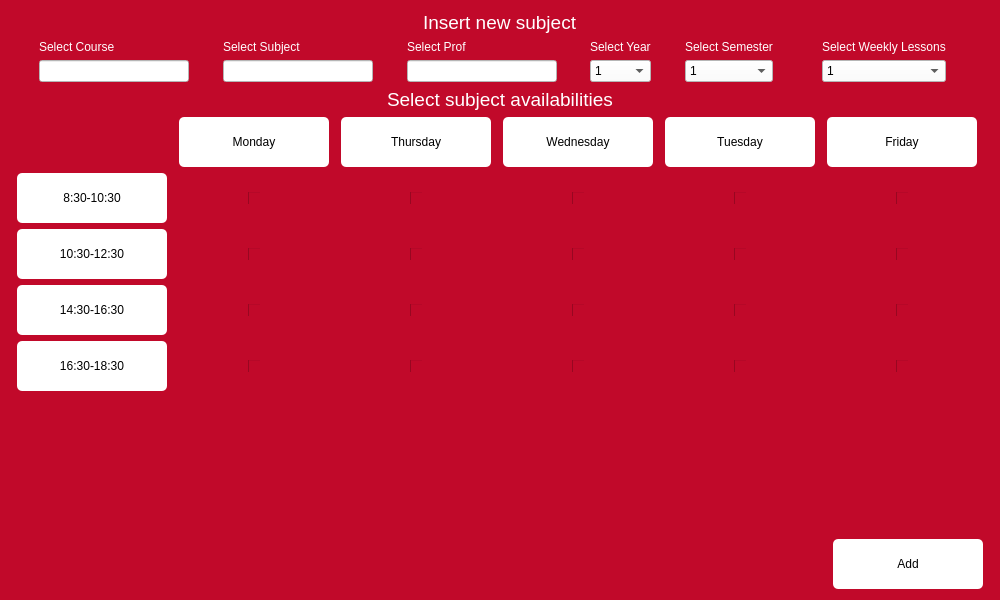
<?xml version="1.0" encoding="UTF-8"?>
<ui version="4.0">
 <class>SubjectsList</class>
 <widget class="QWidget" name="SubjectsList">
  <property name="geometry">
   <rect>
    <x>0</x>
    <y>0</y>
    <width>1000</width>
    <height>600</height>
   </rect>
  </property>
  <property name="minimumSize">
   <size>
    <width>1000</width>
    <height>600</height>
   </size>
  </property>
  <property name="maximumSize">
   <size>
    <width>1000</width>
    <height>600</height>
   </size>
  </property>
  <property name="windowTitle">
   <string>Subjects List</string>
  </property>
  <property name="windowIcon">
   <iconset>
    <normaloff>padre-pio.jpg</normaloff>padre-pio.jpg</iconset>
  </property>
  <property name="styleSheet">
   <string notr="true">background-color: rgb(193, 9, 42);
alternate-background-color: rgb(255, 255, 255);
</string>
  </property>
  <layout class="QGridLayout" name="gridLayout_2">
   <item row="0" column="0" colspan="2">
    <layout class="QHBoxLayout" name="horizontalLayout">
     <item>
      <spacer name="horizontalSpacer">
       <property name="orientation">
        <enum>Qt::Horizontal</enum>
       </property>
       <property name="sizeHint" stdset="0">
        <size>
         <width>40</width>
         <height>20</height>
        </size>
       </property>
      </spacer>
     </item>
     <item>
      <layout class="QVBoxLayout" name="verticalLayout_2">
       <property name="sizeConstraint">
        <enum>QLayout::SetMinAndMaxSize</enum>
       </property>
       <item>
        <widget class="QLabel" name="label">
         <property name="sizePolicy">
          <sizepolicy hsizetype="Preferred" vsizetype="Fixed">
           <horstretch>0</horstretch>
           <verstretch>0</verstretch>
          </sizepolicy>
         </property>
         <property name="font">
          <font>
           <pointsize>14</pointsize>
          </font>
         </property>
         <property name="styleSheet">
          <string notr="true">color: rgb(255, 255, 255);</string>
         </property>
         <property name="text">
          <string>Insert new subject</string>
         </property>
        </widget>
       </item>
      </layout>
     </item>
     <item>
      <spacer name="horizontalSpacer_2">
       <property name="orientation">
        <enum>Qt::Horizontal</enum>
       </property>
       <property name="sizeHint" stdset="0">
        <size>
         <width>40</width>
         <height>20</height>
        </size>
       </property>
      </spacer>
     </item>
     <item>
      <layout class="QVBoxLayout" name="verticalLayout_3"/>
     </item>
     <item>
      <layout class="QVBoxLayout" name="verticalLayout_4"/>
     </item>
    </layout>
   </item>
   <item row="1" column="0" colspan="2">
    <layout class="QHBoxLayout" name="horizontalLayout_2">
     <item>
      <spacer name="horizontalSpacer_4">
       <property name="orientation">
        <enum>Qt::Horizontal</enum>
       </property>
       <property name="sizeHint" stdset="0">
        <size>
         <width>40</width>
         <height>20</height>
        </size>
       </property>
      </spacer>
     </item>
     <item>
      <layout class="QVBoxLayout" name="verticalLayout_5">
       <property name="sizeConstraint">
        <enum>QLayout::SetMinAndMaxSize</enum>
       </property>
       <item>
        <widget class="QLabel" name="label_2">
         <property name="sizePolicy">
          <sizepolicy hsizetype="Preferred" vsizetype="Fixed">
           <horstretch>0</horstretch>
           <verstretch>0</verstretch>
          </sizepolicy>
         </property>
         <property name="styleSheet">
          <string notr="true">color: rgb(255, 255, 255);</string>
         </property>
         <property name="text">
          <string>Select Course</string>
         </property>
        </widget>
       </item>
       <item>
        <widget class="QLineEdit" name="new_course">
         <property name="minimumSize">
          <size>
           <width>150</width>
           <height>0</height>
          </size>
         </property>
         <property name="styleSheet">
          <string notr="true">background-color: rgb(255, 255, 255);</string>
         </property>
        </widget>
       </item>
      </layout>
     </item>
     <item>
      <spacer name="horizontalSpacer_9">
       <property name="orientation">
        <enum>Qt::Horizontal</enum>
       </property>
       <property name="sizeHint" stdset="0">
        <size>
         <width>40</width>
         <height>20</height>
        </size>
       </property>
      </spacer>
     </item>
     <item>
      <layout class="QVBoxLayout" name="verticalLayout_8">
       <property name="sizeConstraint">
        <enum>QLayout::SetMinAndMaxSize</enum>
       </property>
       <item>
        <widget class="QLabel" name="label_5">
         <property name="sizePolicy">
          <sizepolicy hsizetype="Preferred" vsizetype="Fixed">
           <horstretch>0</horstretch>
           <verstretch>0</verstretch>
          </sizepolicy>
         </property>
         <property name="styleSheet">
          <string notr="true">color: rgb(255, 255, 255);</string>
         </property>
         <property name="text">
          <string>Select Subject</string>
         </property>
        </widget>
       </item>
       <item>
        <widget class="QLineEdit" name="new_subject">
         <property name="minimumSize">
          <size>
           <width>150</width>
           <height>0</height>
          </size>
         </property>
         <property name="styleSheet">
          <string notr="true">background-color: rgb(255, 255, 255);</string>
         </property>
        </widget>
       </item>
      </layout>
     </item>
     <item>
      <spacer name="horizontalSpacer_10">
       <property name="orientation">
        <enum>Qt::Horizontal</enum>
       </property>
       <property name="sizeHint" stdset="0">
        <size>
         <width>40</width>
         <height>20</height>
        </size>
       </property>
      </spacer>
     </item>
     <item>
      <layout class="QVBoxLayout" name="verticalLayout_9">
       <property name="sizeConstraint">
        <enum>QLayout::SetMinAndMaxSize</enum>
       </property>
       <item>
        <widget class="QLabel" name="label_6">
         <property name="sizePolicy">
          <sizepolicy hsizetype="Preferred" vsizetype="Fixed">
           <horstretch>0</horstretch>
           <verstretch>0</verstretch>
          </sizepolicy>
         </property>
         <property name="styleSheet">
          <string notr="true">color: rgb(255, 255, 255);</string>
         </property>
         <property name="text">
          <string>Select Prof</string>
         </property>
        </widget>
       </item>
       <item>
        <widget class="QLineEdit" name="new_prof">
         <property name="minimumSize">
          <size>
           <width>150</width>
           <height>0</height>
          </size>
         </property>
         <property name="styleSheet">
          <string notr="true">background-color: rgb(255, 255, 255);</string>
         </property>
        </widget>
       </item>
      </layout>
     </item>
     <item>
      <spacer name="horizontalSpacer_13">
       <property name="orientation">
        <enum>Qt::Horizontal</enum>
       </property>
       <property name="sizeHint" stdset="0">
        <size>
         <width>40</width>
         <height>20</height>
        </size>
       </property>
      </spacer>
     </item>
     <item>
      <layout class="QVBoxLayout" name="verticalLayout_7">
       <item>
        <widget class="QLabel" name="label_4">
         <property name="sizePolicy">
          <sizepolicy hsizetype="Preferred" vsizetype="Maximum">
           <horstretch>0</horstretch>
           <verstretch>0</verstretch>
          </sizepolicy>
         </property>
         <property name="styleSheet">
          <string notr="true">color: rgb(255, 255, 255);</string>
         </property>
         <property name="text">
          <string>Select Year</string>
         </property>
        </widget>
       </item>
       <item>
        <widget class="QComboBox" name="new_year">
         <property name="sizePolicy">
          <sizepolicy hsizetype="Preferred" vsizetype="Maximum">
           <horstretch>0</horstretch>
           <verstretch>0</verstretch>
          </sizepolicy>
         </property>
         <property name="styleSheet">
          <string notr="true">background-color: rgb(255, 255, 255);</string>
         </property>
         <item>
          <property name="text">
           <string>1</string>
          </property>
         </item>
         <item>
          <property name="text">
           <string>2</string>
          </property>
         </item>
         <item>
          <property name="text">
           <string>3</string>
          </property>
         </item>
         <item>
          <property name="text">
           <string>4</string>
          </property>
         </item>
         <item>
          <property name="text">
           <string>5</string>
          </property>
         </item>
         <item>
          <property name="text">
           <string>6</string>
          </property>
         </item>
        </widget>
       </item>
      </layout>
     </item>
     <item>
      <spacer name="horizontalSpacer_11">
       <property name="orientation">
        <enum>Qt::Horizontal</enum>
       </property>
       <property name="sizeHint" stdset="0">
        <size>
         <width>40</width>
         <height>20</height>
        </size>
       </property>
      </spacer>
     </item>
     <item>
      <layout class="QVBoxLayout" name="verticalLayout_10">
       <item>
        <widget class="QLabel" name="label_7">
         <property name="sizePolicy">
          <sizepolicy hsizetype="Preferred" vsizetype="Maximum">
           <horstretch>0</horstretch>
           <verstretch>0</verstretch>
          </sizepolicy>
         </property>
         <property name="styleSheet">
          <string notr="true">color: rgb(255, 255, 255);</string>
         </property>
         <property name="text">
          <string>Select Semester</string>
         </property>
        </widget>
       </item>
       <item>
        <widget class="QComboBox" name="new_semester">
         <property name="sizePolicy">
          <sizepolicy hsizetype="Preferred" vsizetype="Maximum">
           <horstretch>0</horstretch>
           <verstretch>0</verstretch>
          </sizepolicy>
         </property>
         <property name="styleSheet">
          <string notr="true">background-color: rgb(255, 255, 255);</string>
         </property>
         <item>
          <property name="text">
           <string>1</string>
          </property>
         </item>
         <item>
          <property name="text">
           <string>2</string>
          </property>
         </item>
        </widget>
       </item>
      </layout>
     </item>
     <item>
      <spacer name="horizontalSpacer_12">
       <property name="orientation">
        <enum>Qt::Horizontal</enum>
       </property>
       <property name="sizeHint" stdset="0">
        <size>
         <width>55</width>
         <height>20</height>
        </size>
       </property>
      </spacer>
     </item>
     <item>
      <layout class="QVBoxLayout" name="verticalLayout_11">
       <item>
        <widget class="QLabel" name="label_8">
         <property name="sizePolicy">
          <sizepolicy hsizetype="Preferred" vsizetype="Maximum">
           <horstretch>0</horstretch>
           <verstretch>0</verstretch>
          </sizepolicy>
         </property>
         <property name="styleSheet">
          <string notr="true">color: rgb(255, 255, 255);</string>
         </property>
         <property name="text">
          <string>Select Weekly Lessons</string>
         </property>
        </widget>
       </item>
       <item>
        <widget class="QComboBox" name="new_weekly_lessons">
         <property name="sizePolicy">
          <sizepolicy hsizetype="Preferred" vsizetype="Maximum">
           <horstretch>0</horstretch>
           <verstretch>0</verstretch>
          </sizepolicy>
         </property>
         <property name="styleSheet">
          <string notr="true">background-color: rgb(255, 255, 255);</string>
         </property>
         <item>
          <property name="text">
           <string>1</string>
          </property>
         </item>
         <item>
          <property name="text">
           <string>2</string>
          </property>
         </item>
         <item>
          <property name="text">
           <string>3</string>
          </property>
         </item>
         <item>
          <property name="text">
           <string>4</string>
          </property>
         </item>
        </widget>
       </item>
      </layout>
     </item>
     <item>
      <spacer name="horizontalSpacer_14">
       <property name="orientation">
        <enum>Qt::Horizontal</enum>
       </property>
       <property name="sizeHint" stdset="0">
        <size>
         <width>55</width>
         <height>20</height>
        </size>
       </property>
      </spacer>
     </item>
    </layout>
   </item>
   <item row="2" column="0" colspan="2">
    <layout class="QHBoxLayout" name="horizontalLayout_3">
     <item>
      <spacer name="horizontalSpacer_15">
       <property name="orientation">
        <enum>Qt::Horizontal</enum>
       </property>
       <property name="sizeHint" stdset="0">
        <size>
         <width>40</width>
         <height>20</height>
        </size>
       </property>
      </spacer>
     </item>
     <item>
      <layout class="QVBoxLayout" name="verticalLayout_6">
       <property name="sizeConstraint">
        <enum>QLayout::SetMinAndMaxSize</enum>
       </property>
       <item>
        <widget class="QLabel" name="label_3">
         <property name="sizePolicy">
          <sizepolicy hsizetype="Preferred" vsizetype="Fixed">
           <horstretch>0</horstretch>
           <verstretch>0</verstretch>
          </sizepolicy>
         </property>
         <property name="font">
          <font>
           <pointsize>14</pointsize>
          </font>
         </property>
         <property name="styleSheet">
          <string notr="true">color: rgb(255, 255, 255);</string>
         </property>
         <property name="text">
          <string>Select subject availabilities</string>
         </property>
        </widget>
       </item>
      </layout>
     </item>
     <item>
      <spacer name="horizontalSpacer_16">
       <property name="orientation">
        <enum>Qt::Horizontal</enum>
       </property>
       <property name="sizeHint" stdset="0">
        <size>
         <width>40</width>
         <height>20</height>
        </size>
       </property>
      </spacer>
     </item>
     <item>
      <layout class="QVBoxLayout" name="verticalLayout_12"/>
     </item>
     <item>
      <layout class="QVBoxLayout" name="verticalLayout_13"/>
     </item>
    </layout>
   </item>
   <item row="3" column="0" colspan="2">
    <layout class="QGridLayout" name="gridLayout">
     <item row="0" column="1">
      <widget class="QLabel" name="label_13">
       <property name="minimumSize">
        <size>
         <width>150</width>
         <height>50</height>
        </size>
       </property>
       <property name="maximumSize">
        <size>
         <width>150</width>
         <height>50</height>
        </size>
       </property>
       <property name="styleSheet">
        <string notr="true">background-color: rgb(255, 255, 255);
border-radius: 5px;</string>
       </property>
       <property name="text">
        <string>Monday</string>
       </property>
       <property name="alignment">
        <set>Qt::AlignCenter</set>
       </property>
      </widget>
     </item>
     <item row="0" column="3">
      <widget class="QLabel" name="label_15">
       <property name="minimumSize">
        <size>
         <width>150</width>
         <height>50</height>
        </size>
       </property>
       <property name="maximumSize">
        <size>
         <width>150</width>
         <height>50</height>
        </size>
       </property>
       <property name="styleSheet">
        <string notr="true">background-color: rgb(255, 255, 255);
border-radius: 5px;</string>
       </property>
       <property name="text">
        <string>Wednesday</string>
       </property>
       <property name="alignment">
        <set>Qt::AlignCenter</set>
       </property>
      </widget>
     </item>
     <item row="0" column="2">
      <widget class="QLabel" name="label_14">
       <property name="minimumSize">
        <size>
         <width>150</width>
         <height>50</height>
        </size>
       </property>
       <property name="maximumSize">
        <size>
         <width>150</width>
         <height>50</height>
        </size>
       </property>
       <property name="styleSheet">
        <string notr="true">background-color: rgb(255, 255, 255);
border-radius: 5px;</string>
       </property>
       <property name="text">
        <string>Thursday</string>
       </property>
       <property name="alignment">
        <set>Qt::AlignCenter</set>
       </property>
      </widget>
     </item>
     <item row="0" column="4">
      <widget class="QLabel" name="label_16">
       <property name="minimumSize">
        <size>
         <width>150</width>
         <height>50</height>
        </size>
       </property>
       <property name="maximumSize">
        <size>
         <width>150</width>
         <height>50</height>
        </size>
       </property>
       <property name="styleSheet">
        <string notr="true">background-color: rgb(255, 255, 255);
border-radius: 5px;</string>
       </property>
       <property name="text">
        <string>Tuesday</string>
       </property>
       <property name="alignment">
        <set>Qt::AlignCenter</set>
       </property>
      </widget>
     </item>
     <item row="0" column="5">
      <widget class="QLabel" name="label_18">
       <property name="minimumSize">
        <size>
         <width>150</width>
         <height>50</height>
        </size>
       </property>
       <property name="maximumSize">
        <size>
         <width>150</width>
         <height>50</height>
        </size>
       </property>
       <property name="styleSheet">
        <string notr="true">background-color: rgb(255, 255, 255);
border-radius: 5px;</string>
       </property>
       <property name="text">
        <string>Friday</string>
       </property>
       <property name="alignment">
        <set>Qt::AlignCenter</set>
       </property>
      </widget>
     </item>
     <item row="3" column="3">
      <layout class="QHBoxLayout" name="horizontalLayout_11">
       <item>
        <widget class="QCheckBox" name="mer_3">
         <property name="maximumSize">
          <size>
           <width>12</width>
           <height>12</height>
          </size>
         </property>
         <property name="text">
          <string/>
         </property>
         <property name="tristate">
          <bool>false</bool>
         </property>
        </widget>
       </item>
      </layout>
     </item>
     <item row="2" column="2">
      <layout class="QHBoxLayout" name="horizontalLayout_8">
       <item>
        <widget class="QCheckBox" name="mar_2">
         <property name="maximumSize">
          <size>
           <width>12</width>
           <height>12</height>
          </size>
         </property>
         <property name="text">
          <string/>
         </property>
         <property name="tristate">
          <bool>false</bool>
         </property>
        </widget>
       </item>
      </layout>
     </item>
     <item row="1" column="2">
      <layout class="QHBoxLayout" name="horizontalLayout_7">
       <item>
        <widget class="QCheckBox" name="mar_1">
         <property name="maximumSize">
          <size>
           <width>12</width>
           <height>12</height>
          </size>
         </property>
         <property name="text">
          <string/>
         </property>
         <property name="tristate">
          <bool>false</bool>
         </property>
        </widget>
       </item>
      </layout>
     </item>
     <item row="1" column="4">
      <layout class="QHBoxLayout" name="horizontalLayout_14">
       <item>
        <widget class="QCheckBox" name="gio_1">
         <property name="maximumSize">
          <size>
           <width>12</width>
           <height>12</height>
          </size>
         </property>
         <property name="text">
          <string/>
         </property>
         <property name="tristate">
          <bool>false</bool>
         </property>
        </widget>
       </item>
      </layout>
     </item>
     <item row="1" column="5">
      <layout class="QHBoxLayout" name="horizontalLayout_17">
       <item>
        <widget class="QCheckBox" name="ven_1">
         <property name="maximumSize">
          <size>
           <width>12</width>
           <height>12</height>
          </size>
         </property>
         <property name="text">
          <string/>
         </property>
         <property name="tristate">
          <bool>false</bool>
         </property>
        </widget>
       </item>
      </layout>
     </item>
     <item row="3" column="2">
      <layout class="QHBoxLayout" name="horizontalLayout_9">
       <item>
        <widget class="QCheckBox" name="mar_3">
         <property name="maximumSize">
          <size>
           <width>12</width>
           <height>12</height>
          </size>
         </property>
         <property name="text">
          <string/>
         </property>
         <property name="tristate">
          <bool>false</bool>
         </property>
        </widget>
       </item>
      </layout>
     </item>
     <item row="2" column="5">
      <layout class="QHBoxLayout" name="horizontalLayout_16">
       <item>
        <widget class="QCheckBox" name="ven_2">
         <property name="maximumSize">
          <size>
           <width>12</width>
           <height>12</height>
          </size>
         </property>
         <property name="text">
          <string/>
         </property>
         <property name="tristate">
          <bool>false</bool>
         </property>
        </widget>
       </item>
      </layout>
     </item>
     <item row="2" column="4">
      <layout class="QHBoxLayout" name="horizontalLayout_15">
       <item>
        <widget class="QCheckBox" name="gio_2">
         <property name="maximumSize">
          <size>
           <width>12</width>
           <height>12</height>
          </size>
         </property>
         <property name="text">
          <string/>
         </property>
         <property name="tristate">
          <bool>false</bool>
         </property>
        </widget>
       </item>
      </layout>
     </item>
     <item row="1" column="3">
      <layout class="QHBoxLayout" name="horizontalLayout_10">
       <item>
        <widget class="QCheckBox" name="mer_1">
         <property name="maximumSize">
          <size>
           <width>12</width>
           <height>12</height>
          </size>
         </property>
         <property name="text">
          <string/>
         </property>
         <property name="tristate">
          <bool>false</bool>
         </property>
        </widget>
       </item>
      </layout>
     </item>
     <item row="1" column="1">
      <layout class="QHBoxLayout" name="horizontalLayout_4">
       <item>
        <widget class="QCheckBox" name="lun_1">
         <property name="maximumSize">
          <size>
           <width>12</width>
           <height>12</height>
          </size>
         </property>
         <property name="text">
          <string/>
         </property>
         <property name="tristate">
          <bool>false</bool>
         </property>
        </widget>
       </item>
      </layout>
     </item>
     <item row="3" column="4">
      <layout class="QHBoxLayout" name="horizontalLayout_13">
       <item>
        <widget class="QCheckBox" name="gio_3">
         <property name="maximumSize">
          <size>
           <width>12</width>
           <height>12</height>
          </size>
         </property>
         <property name="text">
          <string/>
         </property>
         <property name="tristate">
          <bool>false</bool>
         </property>
        </widget>
       </item>
      </layout>
     </item>
     <item row="2" column="1">
      <layout class="QHBoxLayout" name="horizontalLayout_5">
       <item>
        <widget class="QCheckBox" name="lun_2">
         <property name="maximumSize">
          <size>
           <width>12</width>
           <height>12</height>
          </size>
         </property>
         <property name="text">
          <string/>
         </property>
         <property name="tristate">
          <bool>false</bool>
         </property>
        </widget>
       </item>
      </layout>
     </item>
     <item row="2" column="3">
      <layout class="QHBoxLayout" name="horizontalLayout_12">
       <item>
        <widget class="QCheckBox" name="mer_2">
         <property name="maximumSize">
          <size>
           <width>12</width>
           <height>12</height>
          </size>
         </property>
         <property name="text">
          <string/>
         </property>
         <property name="tristate">
          <bool>false</bool>
         </property>
        </widget>
       </item>
      </layout>
     </item>
     <item row="3" column="1">
      <layout class="QHBoxLayout" name="horizontalLayout_6">
       <item>
        <widget class="QCheckBox" name="lun_3">
         <property name="maximumSize">
          <size>
           <width>12</width>
           <height>12</height>
          </size>
         </property>
         <property name="text">
          <string/>
         </property>
         <property name="tristate">
          <bool>false</bool>
         </property>
        </widget>
       </item>
      </layout>
     </item>
     <item row="3" column="5">
      <layout class="QHBoxLayout" name="horizontalLayout_18">
       <item>
        <widget class="QCheckBox" name="ven_3">
         <property name="maximumSize">
          <size>
           <width>12</width>
           <height>12</height>
          </size>
         </property>
         <property name="text">
          <string/>
         </property>
         <property name="tristate">
          <bool>false</bool>
         </property>
        </widget>
       </item>
      </layout>
     </item>
     <item row="1" column="0">
      <widget class="QLabel" name="label_9">
       <property name="minimumSize">
        <size>
         <width>150</width>
         <height>50</height>
        </size>
       </property>
       <property name="maximumSize">
        <size>
         <width>150</width>
         <height>50</height>
        </size>
       </property>
       <property name="styleSheet">
        <string notr="true">background-color: rgb(255, 255, 255);
border-radius: 5px;</string>
       </property>
       <property name="text">
        <string>8:30-10:30</string>
       </property>
       <property name="alignment">
        <set>Qt::AlignCenter</set>
       </property>
      </widget>
     </item>
     <item row="2" column="0">
      <widget class="QLabel" name="label_10">
       <property name="minimumSize">
        <size>
         <width>150</width>
         <height>50</height>
        </size>
       </property>
       <property name="maximumSize">
        <size>
         <width>150</width>
         <height>50</height>
        </size>
       </property>
       <property name="styleSheet">
        <string notr="true">background-color: rgb(255, 255, 255);
border-radius: 5px;</string>
       </property>
       <property name="text">
        <string>10:30-12:30</string>
       </property>
       <property name="alignment">
        <set>Qt::AlignCenter</set>
       </property>
      </widget>
     </item>
     <item row="3" column="0">
      <widget class="QLabel" name="label_11">
       <property name="minimumSize">
        <size>
         <width>150</width>
         <height>50</height>
        </size>
       </property>
       <property name="maximumSize">
        <size>
         <width>150</width>
         <height>50</height>
        </size>
       </property>
       <property name="styleSheet">
        <string notr="true">background-color: rgb(255, 255, 255);
border-radius: 5px;</string>
       </property>
       <property name="text">
        <string>14:30-16:30</string>
       </property>
       <property name="alignment">
        <set>Qt::AlignCenter</set>
       </property>
      </widget>
     </item>
     <item row="4" column="0">
      <widget class="QLabel" name="label_12">
       <property name="minimumSize">
        <size>
         <width>150</width>
         <height>50</height>
        </size>
       </property>
       <property name="maximumSize">
        <size>
         <width>150</width>
         <height>50</height>
        </size>
       </property>
       <property name="styleSheet">
        <string notr="true">background-color: rgb(255, 255, 255);
border-radius: 5px;</string>
       </property>
       <property name="text">
        <string>16:30-18:30</string>
       </property>
       <property name="alignment">
        <set>Qt::AlignCenter</set>
       </property>
      </widget>
     </item>
     <item row="4" column="1">
      <layout class="QHBoxLayout" name="horizontalLayout_19">
       <item>
        <widget class="QCheckBox" name="lun_4">
         <property name="maximumSize">
          <size>
           <width>12</width>
           <height>12</height>
          </size>
         </property>
         <property name="text">
          <string/>
         </property>
         <property name="tristate">
          <bool>false</bool>
         </property>
        </widget>
       </item>
      </layout>
     </item>
     <item row="4" column="2">
      <layout class="QHBoxLayout" name="horizontalLayout_22">
       <item>
        <widget class="QCheckBox" name="mar_4">
         <property name="maximumSize">
          <size>
           <width>12</width>
           <height>12</height>
          </size>
         </property>
         <property name="text">
          <string/>
         </property>
         <property name="tristate">
          <bool>false</bool>
         </property>
        </widget>
       </item>
      </layout>
     </item>
     <item row="4" column="3">
      <layout class="QHBoxLayout" name="horizontalLayout_21">
       <item>
        <widget class="QCheckBox" name="mer_4">
         <property name="maximumSize">
          <size>
           <width>12</width>
           <height>12</height>
          </size>
         </property>
         <property name="text">
          <string/>
         </property>
         <property name="tristate">
          <bool>false</bool>
         </property>
        </widget>
       </item>
      </layout>
     </item>
     <item row="4" column="4">
      <layout class="QHBoxLayout" name="horizontalLayout_20">
       <item>
        <widget class="QCheckBox" name="gio_4">
         <property name="maximumSize">
          <size>
           <width>12</width>
           <height>12</height>
          </size>
         </property>
         <property name="text">
          <string/>
         </property>
         <property name="tristate">
          <bool>false</bool>
         </property>
        </widget>
       </item>
      </layout>
     </item>
     <item row="4" column="5">
      <layout class="QHBoxLayout" name="horizontalLayout_23">
       <item>
        <widget class="QCheckBox" name="ven_4">
         <property name="maximumSize">
          <size>
           <width>12</width>
           <height>12</height>
          </size>
         </property>
         <property name="text">
          <string/>
         </property>
         <property name="tristate">
          <bool>false</bool>
         </property>
        </widget>
       </item>
      </layout>
     </item>
    </layout>
   </item>
   <item row="4" column="0">
    <spacer name="verticalSpacer_8">
     <property name="orientation">
      <enum>Qt::Vertical</enum>
     </property>
     <property name="sizeHint" stdset="0">
      <size>
       <width>20</width>
       <height>100</height>
      </size>
     </property>
    </spacer>
   </item>
   <item row="5" column="0">
    <layout class="QHBoxLayout" name="horizontalLayout_24">
     <item>
      <spacer name="horizontalSpacer_3">
       <property name="orientation">
        <enum>Qt::Horizontal</enum>
       </property>
       <property name="sizeHint" stdset="0">
        <size>
         <width>539</width>
         <height>20</height>
        </size>
       </property>
      </spacer>
     </item>
     <item>
      <widget class="QPushButton" name="add_materia">
       <property name="minimumSize">
        <size>
         <width>150</width>
         <height>50</height>
        </size>
       </property>
       <property name="maximumSize">
        <size>
         <width>150</width>
         <height>50</height>
        </size>
       </property>
       <property name="styleSheet">
        <string notr="true">background-color: rgb(255, 255, 255);
border-radius: 5px;</string>
       </property>
       <property name="text">
        <string>Add</string>
       </property>
      </widget>
     </item>
    </layout>
   </item>
  </layout>
 </widget>
 <resources/>
 <connections/>
</ui>
